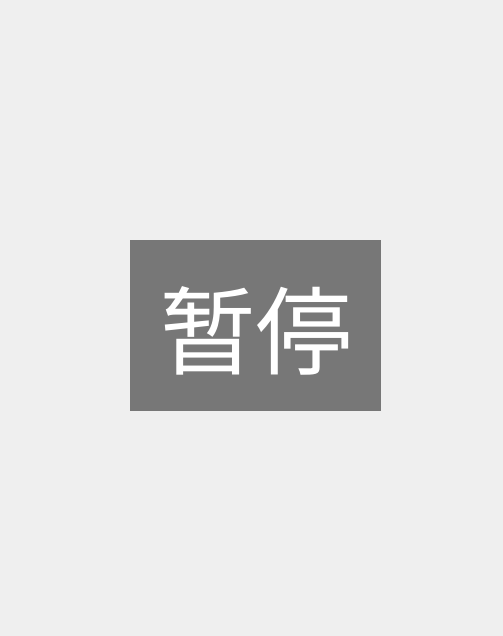
<?xml version="1.0" encoding="UTF-8"?>
<ui version="4.0">
 <class>GameWindow</class>
 <widget class="QWidget" name="GameWindow">
  <property name="geometry">
   <rect>
    <x>0</x>
    <y>0</y>
    <width>503</width>
    <height>636</height>
   </rect>
  </property>
  <property name="focusPolicy">
   <enum>Qt::StrongFocus</enum>
  </property>
  <property name="windowTitle">
   <string>游戏进行中</string>
  </property>
  <widget class="QLabel" name="FloatWindow">
   <property name="geometry">
    <rect>
     <x>130</x>
     <y>240</y>
     <width>251</width>
     <height>171</height>
    </rect>
   </property>
   <property name="font">
    <font>
     <family>微软雅黑</family>
     <pointsize>72</pointsize>
    </font>
   </property>
   <property name="styleSheet">
    <string notr="true">QLabel
{
	background-color:rgba(0, 0, 0, 128);
	color:white;
}</string>
   </property>
   <property name="text">
    <string>暂停</string>
   </property>
   <property name="alignment">
    <set>Qt::AlignCenter</set>
   </property>
  </widget>
 </widget>
 <resources/>
 <connections/>
</ui>
